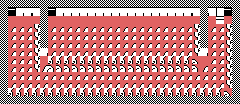

Below is a game level as drawn by its tile map, then a one-line description and the .tmx file that defines it, in full:
An orthogonal 30x13 tile map with 8x8 px tiles, 3 tile layers (bg, mid, fg).

<map version="1.8" tiledversion="1.8.2" orientation="orthogonal" renderorder="right-down" width="30" height="13" tilewidth="8" tileheight="8" infinite="0" nextlayerid="5" nextobjectid="1">
 <editorsettings>
  <export target="../lua/level_06.lua" format="lua" />
 </editorsettings>
 <tileset firstgid="1" source="../tileset.tsx" />
 <layer id="1" name="bg" width="30" height="13">
  <data encoding="csv">
0,0,0,0,0,0,0,0,0,0,0,0,0,0,0,0,0,0,0,0,0,0,0,0,0,0,0,0,0,0,
0,0,0,0,0,0,0,0,0,0,0,0,0,0,0,0,0,0,0,0,0,0,0,0,0,0,0,0,0,0,
0,0,0,0,0,0,0,0,0,0,0,0,0,0,0,0,0,0,0,0,0,0,0,0,0,0,0,58,0,0,
0,101,101,101,127,0,101,101,101,101,101,101,101,101,101,101,101,101,101,101,101,101,101,101,127,0,101,101,127,0,
0,101,101,101,127,0,101,101,101,101,101,101,101,101,101,101,101,101,101,101,101,101,101,101,127,0,101,101,127,0,
0,101,101,101,127,0,101,101,101,101,101,101,101,101,101,101,101,101,101,101,101,101,101,101,127,0,101,101,127,0,
0,101,101,101,127,0,101,101,101,101,101,101,101,101,101,101,101,101,101,101,101,101,101,101,127,0,101,101,127,0,
0,101,101,101,127,0,126,126,126,126,126,126,126,126,126,126,126,126,126,126,126,126,126,126,102,0,101,101,127,0,
0,101,101,101,127,109,110,110,110,110,110,110,110,110,110,110,110,110,110,110,110,110,110,110,110,111,101,101,127,0,
0,101,101,101,101,101,101,101,101,101,101,101,101,101,101,101,101,101,101,101,101,101,101,101,101,101,101,101,127,0,
0,101,101,101,101,101,101,101,101,101,101,101,101,101,101,101,101,101,101,101,101,101,101,101,101,101,101,101,127,0,
0,126,126,126,126,126,126,126,126,126,126,126,126,126,126,126,126,126,126,126,126,126,126,126,126,126,126,126,102,0,
0,0,0,0,0,0,0,0,0,0,0,0,0,0,0,0,0,0,0,0,0,0,0,0,0,0,0,0,0,0
</data>
 </layer>
 <layer id="2" name="mid" width="30" height="13">
  <data encoding="csv">
0,0,0,0,0,0,0,0,0,0,0,0,0,0,0,0,0,0,0,0,0,0,0,0,0,0,0,0,0,0,
0,51,52,52,53,0,51,52,52,52,52,52,52,52,52,52,52,52,52,52,52,52,52,52,53,0,53,33,51,0,
0,76,77,77,78,0,76,77,77,77,77,77,77,77,77,77,77,77,77,77,77,77,77,77,78,0,78,0,76,0,
0,0,0,0,0,0,0,0,0,0,0,0,0,0,0,0,0,0,0,0,0,0,0,0,0,0,0,0,0,0,
0,0,0,0,0,0,0,0,0,0,0,0,0,0,0,0,0,0,0,0,0,0,0,0,0,0,0,0,0,0,
0,0,0,0,0,0,0,0,0,0,0,0,0,0,0,0,0,0,0,0,0,0,0,0,0,0,0,0,0,0,
0,0,0,0,0,52,0,0,0,0,0,0,0,0,0,0,0,0,0,0,0,0,0,0,0,52,0,0,0,0,
0,0,0,0,0,77,0,0,0,0,0,0,0,0,0,0,0,0,0,0,0,0,0,0,0,77,0,0,0,0,
0,0,0,0,0,0,0,0,0,0,0,0,0,0,0,0,0,0,0,0,0,0,0,0,0,0,0,0,0,0,
0,0,0,0,0,0,0,0,0,0,0,0,0,0,0,0,0,0,0,0,0,0,0,0,0,0,0,0,0,0,
0,0,0,0,0,0,0,0,0,0,0,0,0,0,0,0,0,0,0,0,0,0,0,0,0,0,0,0,0,0,
0,0,0,0,0,0,0,0,0,0,0,0,0,0,0,0,0,0,0,0,0,0,0,0,0,0,0,0,0,0,
0,0,0,0,0,0,0,0,0,0,0,0,0,0,0,0,0,0,0,0,0,0,0,0,0,0,0,0,0,0
</data>
 </layer>
 <layer id="3" name="fg" width="30" height="13">
  <data encoding="csv">
1,2,2,2,2,1,2,2,2,2,2,2,2,2,2,2,2,2,2,2,2,2,2,2,2,1,2,2,2,1,
1,0,0,0,0,1,0,0,0,0,0,0,0,0,0,0,0,0,0,0,0,0,0,0,0,1,0,0,0,1,
1,0,0,0,0,1,0,0,0,0,0,0,0,0,0,0,0,0,0,0,0,0,0,0,0,1,0,0,0,1,
1,0,0,0,0,1,0,0,0,0,0,0,0,0,0,0,0,0,0,0,0,0,0,0,0,1,0,0,0,1,
1,0,0,0,0,1,0,0,0,0,0,0,0,0,0,0,0,0,0,0,0,0,0,0,0,1,0,0,0,1,
1,0,0,0,0,1,0,0,0,0,0,0,0,0,0,0,0,0,0,0,0,0,0,0,0,1,0,0,0,1,
1,0,0,0,0,0,0,0,0,0,0,0,0,0,0,0,0,0,0,0,0,0,0,0,0,0,0,0,0,1,
1,0,0,0,0,0,0,0,0,0,0,0,0,0,0,0,0,0,0,0,0,0,0,0,0,0,0,0,0,1,
1,0,0,0,0,0,0,0,0,0,0,0,0,0,0,0,0,0,0,0,0,0,0,0,0,0,0,0,0,1,
1,0,0,0,0,0,0,0,0,0,0,0,0,0,0,0,0,0,0,0,0,0,0,0,0,0,0,0,0,1,
1,0,0,0,0,0,0,0,0,0,0,0,0,0,0,0,0,0,0,0,0,0,0,0,0,0,0,0,0,1,
1,0,0,0,0,0,0,0,0,0,0,0,0,0,0,0,0,0,0,0,0,0,0,0,0,0,0,0,0,1,
1,1,1,1,1,1,1,1,1,1,1,1,1,1,1,1,1,1,1,1,1,1,1,1,1,1,1,1,1,1
</data>
 </layer>
</map>